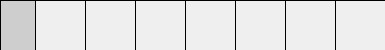
    <widget class="QWidget" name="row_4" native="true">
     <property name="minimumSize">
      <size>
       <width>0</width>
       <height>50</height>
      </size>
     </property>
     <property name="maximumSize">
      <size>
       <width>16777215</width>
       <height>50</height>
      </size>
     </property>
     <property name="styleSheet">
      <string notr="true">QWidget
{
	border-style: solid; 
 border-left-width: 1px; 
 border-top-width: 1px; 
 border-color: black;
}</string>
     </property>
     <layout class="QHBoxLayout" name="horizontalLayout_8">
      <property name="spacing">
       <number>0</number>
      </property>
      <property name="margin">
       <number>0</number>
      </property>
      <item>
       <widget class="QWidget" name="cell_4_0" native="true">
        <property name="minimumSize">
         <size>
          <width>35</width>
          <height>50</height>
         </size>
        </property>
        <property name="maximumSize">
         <size>
          <width>35</width>
          <height>50</height>
         </size>
        </property>
        <property name="styleSheet">
         <string notr="true">QWidget
{
	background-color:#cecece;
}

QLabel 
{
	color:white;
	font: &quot;FreeSans&quot;; 
	font-size: 18px;
    background-color:#cecece;
	qproperty-alignment: AlignCenter; 
	border-style: solid;
	border-left-width: 1px;
	border-top-width: 1px;
	border-color: black;
}</string>
        </property>
        <layout class="QHBoxLayout" name="horizontalLayout_64">
         <property name="spacing">
          <number>0</number>
         </property>
         <property name="margin">
          <number>0</number>
         </property>
        </layout>
       </widget>
      </item>
      <item>
       <widget class="QWidget" name="cell_4_1" native="true">
        <property name="minimumSize">
         <size>
          <width>50</width>
          <height>50</height>
         </size>
        </property>
        <property name="maximumSize">
         <size>
          <width>50</width>
          <height>50</height>
         </size>
        </property>
        <property name="styleSheet">
         <string notr="true">QLabel
{
 color:black;
 font: bold &quot;FreeSans&quot;;
 font-size: 21px;
 background-color:white;
 qproperty-alignment: AlignCenter;
}

QLabel:hover
{
 background-color:#404040;
 color:white;
}</string>
        </property>
        <layout class="QHBoxLayout" name="horizontalLayout_65">
         <property name="spacing">
          <number>0</number>
         </property>
         <property name="margin">
          <number>0</number>
         </property>
        </layout>
       </widget>
      </item>
      <item>
       <widget class="QWidget" name="cell_4_2" native="true">
        <property name="minimumSize">
         <size>
          <width>50</width>
          <height>50</height>
         </size>
        </property>
        <property name="maximumSize">
         <size>
          <width>50</width>
          <height>50</height>
         </size>
        </property>
        <property name="styleSheet">
         <string notr="true">QLabel
{
 color:black;
 font: bold &quot;FreeSans&quot;;
 font-size: 21px;
 background-color:white;
 qproperty-alignment: AlignCenter;
}

QLabel:hover
{
 background-color:#404040;
 color:white;
}</string>
        </property>
        <layout class="QHBoxLayout" name="horizontalLayout_66">
         <property name="spacing">
          <number>0</number>
         </property>
         <property name="margin">
          <number>0</number>
         </property>
        </layout>
       </widget>
      </item>
      <item>
       <widget class="QWidget" name="cell_4_3" native="true">
        <property name="minimumSize">
         <size>
          <width>50</width>
          <height>50</height>
         </size>
        </property>
        <property name="maximumSize">
         <size>
          <width>50</width>
          <height>50</height>
         </size>
        </property>
        <property name="styleSheet">
         <string notr="true">QLabel
{
 color:black;
 font: bold &quot;FreeSans&quot;;
 font-size: 21px;
 background-color:white;
 qproperty-alignment: AlignCenter;
}

QLabel:hover
{
 background-color:#404040;
 color:white;
}</string>
        </property>
        <layout class="QHBoxLayout" name="horizontalLayout_67">
         <property name="spacing">
          <number>0</number>
         </property>
         <property name="margin">
          <number>0</number>
         </property>
        </layout>
       </widget>
      </item>
      <item>
       <widget class="QWidget" name="cell_4_4" native="true">
        <property name="minimumSize">
         <size>
          <width>50</width>
          <height>50</height>
         </size>
        </property>
        <property name="maximumSize">
         <size>
          <width>50</width>
          <height>50</height>
         </size>
        </property>
        <property name="styleSheet">
         <string notr="true">QLabel
{
 color:black;
 font: bold &quot;FreeSans&quot;;
 font-size: 21px;
 background-color:white;
 qproperty-alignment: AlignCenter;
}

QLabel:hover
{
 background-color:#404040;
 color:white;
}</string>
        </property>
        <layout class="QHBoxLayout" name="horizontalLayout_68">
         <property name="spacing">
          <number>0</number>
         </property>
         <property name="margin">
          <number>0</number>
         </property>
        </layout>
       </widget>
      </item>
      <item>
       <widget class="QWidget" name="cell_4_5" native="true">
        <property name="minimumSize">
         <size>
          <width>50</width>
          <height>50</height>
         </size>
        </property>
        <property name="maximumSize">
         <size>
          <width>50</width>
          <height>50</height>
         </size>
        </property>
        <property name="styleSheet">
         <string notr="true">QLabel
{
 color:black;
 font: bold &quot;FreeSans&quot;;
 font-size: 21px;
 background-color:white;
 qproperty-alignment: AlignCenter;
}

QLabel:hover
{
 background-color:#404040;
 color:white;
}</string>
        </property>
        <layout class="QHBoxLayout" name="horizontalLayout_20">
         <property name="spacing">
          <number>0</number>
         </property>
         <property name="margin">
          <number>0</number>
         </property>
        </layout>
       </widget>
      </item>
      <item>
       <widget class="QWidget" name="cell_4_6" native="true">
        <property name="minimumSize">
         <size>
          <width>50</width>
          <height>50</height>
         </size>
        </property>
        <property name="maximumSize">
         <size>
          <width>50</width>
          <height>50</height>
         </size>
        </property>
        <property name="styleSheet">
         <string notr="true">QLabel
{
 color:black;
 font: bold &quot;FreeSans&quot;;
 font-size: 21px;
 background-color:white;
 qproperty-alignment: AlignCenter;
}

QLabel:hover
{
 background-color:#404040;
 color:white;
}</string>
        </property>
        <layout class="QHBoxLayout" name="horizontalLayout_21">
         <property name="spacing">
          <number>0</number>
         </property>
         <property name="margin">
          <number>0</number>
         </property>
        </layout>
       </widget>
      </item>
      <item>
       <widget class="QWidget" name="cell_4_7" native="true">
        <property name="minimumSize">
         <size>
          <width>50</width>
          <height>50</height>
         </size>
        </property>
        <property name="maximumSize">
         <size>
          <width>50</width>
          <height>50</height>
         </size>
        </property>
        <property name="styleSheet">
         <string notr="true">QLabel
{
 color:black;
 font: bold &quot;FreeSans&quot;;
 font-size: 21px;
 background-color:white;
 qproperty-alignment: AlignCenter;
}

QLabel:hover
{
 background-color:#404040;
 color:white;
}</string>
        </property>
        <layout class="QHBoxLayout" name="horizontalLayout_22">
         <property name="spacing">
          <number>0</number>
         </property>
         <property name="margin">
          <number>0</number>
         </property>
        </layout>
       </widget>
      </item>
     </layout>
    </widget>
